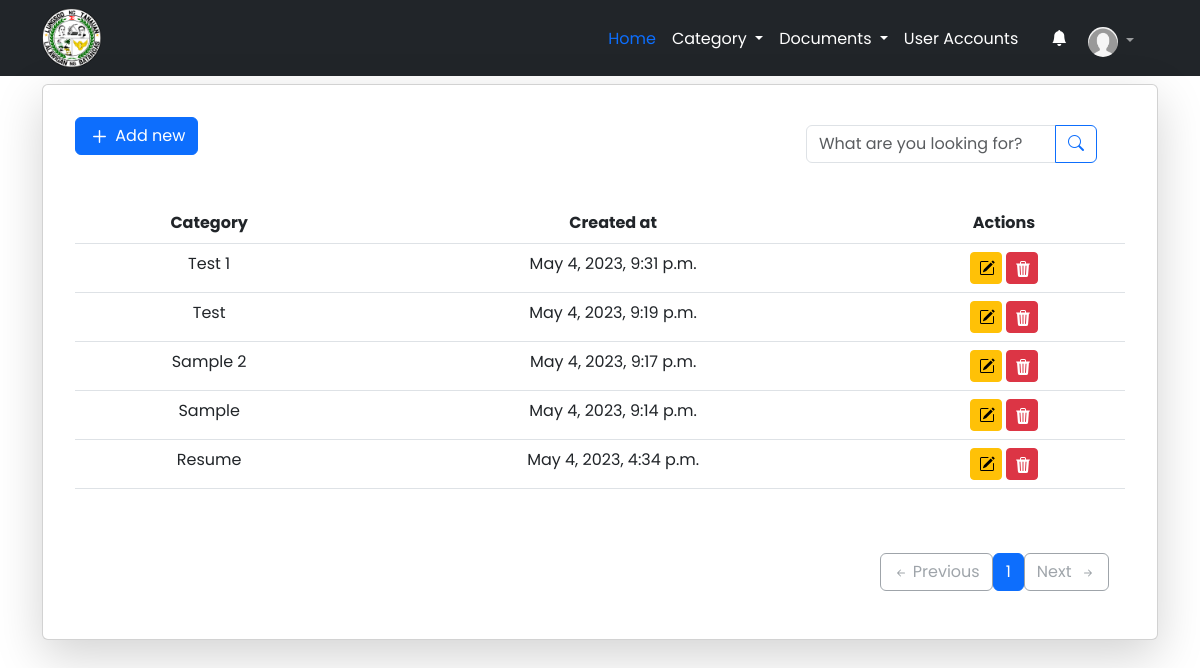
Page /category (signed in) on the committed database.
### apps/models.py (models this page shows, shortened)
class User(AbstractUser):
    USERNAME_FIELD = 'employee_no'# changes email to unique and blank to false
    REQUIRED_FIELDS = []  # removes email from REQUIRED_FIELDS
    username = models.CharField(max_length=255, null=True, blank=True)
    employee_no = models.CharField(max_length=255, unique=True)
    profile_picture = models.ImageField(upload_to="profile_picture", default='default.png')
    middle_name = models.CharField(max_length=255, blank=True)
    address = models.CharField(max_length=255)
    birthday = models.DateField(auto_now_add=False, null=True, blank=True)
    contact = models.CharField(max_length=13)
    sex = models.CharField(max_length=255)
    is_employee = models.BooleanField(default=False)
    is_admin = models.BooleanField(default=False)
    objects = CustomUserManager()
    department = models.OneToOneField("Department", on_delete=models.SET_NULL, null=True)
    class Meta:
        verbose_name = 'User'
        verbose_name_plural = 'Users'

class Category(models.Model):
    id = models.UUIDField(primary_key=True, default=uuid.uuid4, editable=False)
    category = models.CharField(max_length=255, unique=True)
    created_at = models.DateTimeField(auto_now_add=True)
    class Meta:
        verbose_name = 'Category'
        verbose_name_plural = 'Categories'

### apps/views.py (the view)
# urls.py: path('category', category, name="category"),
@login_required(login_url='/login')
def category(request):
    template_name = 'category/category_list.html'
    category = Category.objects.all().order_by('-created_at')
    paginator = Paginator(category, 10)
    page_number = request.GET.get('page')
    category = paginator.get_page(page_number)
    context = {
        "category": category,
        "category_state": "background-color: rgba(212, 210, 210, 1);  color: #fff;",
    }
    return render(request, template_name, context)

### apps/templates/category/category_list.html (shortened to what this page needs)
{% extends 'base.html' %}
{% block content %}
<div class="container mt-2">
  <div class="card shadow-lg">
    <div class="card-body m-3 p-3">
      <div class="mb-5">
        <div class="px-3 py-2 mb-3 float-end">
          <div class="container d-flex flex-wrap justify-content-center">
            <form class="col-12 col-lg-auto mb-2 mb-lg-0 me-lg-auto" role="search" method="get" action=""
              id="search-form" onsubmit="myFunction(); return false;">
              <div class="input-group">
                <input type="search" class="form-control" placeholder="What are you looking for?" aria-label="Search" style="width: 250px;"
                  id="search-input">
                <button class="btn btn-outline-primary" type="button" id="search-button">
                  <i class="bi bi-search"></i>
                </button>
              </div>
            </form>
          </div>
        </div>
        <a href="{% url 'add_new_category' %}" class="btn btn-primary">
          <svg xmlns="http://www.w3.org/2000/svg" fill="none" viewBox="0 0 24 24" stroke-width="1.5"
            stroke="currentColor" style="width:23px; height:23px;">
            <path stroke-linecap="round" stroke-linejoin="round" d="M12 6v12m6-6H6" />
          </svg>
          Add new
        </a>
        <div class="table-responsive mx-auto mt-5">
          <table class="table" id="categoryTable">
            <thead>
              <tr>
                <th scope="col" class="text-center">Category</th>
                <th scope="col" class="text-center">Created at</th>
                <th scope="col" class="text-center">Actions</th>
              </tr>
            </thead>
            {% for list in category %}
            <tr>
              <td class="text-center">{{ list.category }}</td>
              <td class="text-center">{{ list.created_at }}</td>
              <td class="text-center">
                <a href="{% url 'update_category' list.id %}" class="btn btn-warning btn-sm"
                  style="height: 32px; width:32px;">
                </a>
                <button type="button" class="btn btn-danger btn-sm" style="height: 32px; width:32px;"
                  data-bs-toggle="modal" data-bs-target="#exampleModal" onclick="setID('{{ list.id }}')">
                </button>
              </td>
              {% empty %}
            <tr>
              <td colspan="4" class="text-center">No category available</td>
            </tr>
            </tr>
            {% endfor %}
          </table>
        </div>
      </div>
      <div class="d-flex flex-column-reverse flex-sm-row justify-content-sm-end align-items-center m-3">
        <div class="d-inline-flex">
          {% if category.has_previous %}
          <a href="?page={{ category.previous_page_number }}" class="btn btn-outline-secondary rounded-start">
            <svg xmlns="http://www.w3.org/2000/svg" width="16" height="16" fill="currentColor"
              class="bi bi-arrow-left-short" viewBox="0 0 16 16">
              <path fill-rule="evenodd"
                d="M12 8a.5.5 0 0 1-.5.5H5.707l2.147 2.146a.5.5 0 0 1-.708.708l-3-3a.5.5 0 0 1 0-.708l3-3a.5.5 0 1 1 .708.708L5.707 7.5H11.5a.5.5 0 0 1 .5.5z">
              </path>
            </svg>&nbsp;Previous
          </a>
          {% else %}
          <button type="button" disabled class="btn btn-outline-secondary rounded-start disabled">
            <svg xmlns="http://www.w3.org/2000/svg" width="16" height="16" fill="currentColor"
              class="bi bi-arrow-left-short" viewBox="0 0 16 16">
              <path fill-rule="evenodd"
                d="M12 8a.5.5 0 0 1-.5.5H5.707l2.147 2.146a.5.5 0 0 1-.708.708l-3-3a.5.5 0 0 1 0-.708l3-3a.5.5 0 1 1 .708.708L5.707 7.5H11.5a.5.5 0 0 1 .5.5z">
              </path>
            </svg>&nbsp;Previous
          </button>
          {% endif %}
          {% for num in category.paginator.page_range %}
          {% if category.number == num %}
          <button type="button" class="btn btn-primary">
            {{ num }}
          </button>
          {% elif num > category.number|add:-3 and num < category.number|add:3 %} <a href="?page={{ num }}"
            class="btn btn-outline-secondary">
            {{ num }}
            </a>
            {% endif %}
            {% endfor %}
            {% if category.has_next %}
            <a href="?page={{ category.next_page_number }}" class="btn btn-outline-secondary rounded-end">
              Next&nbsp;
              <svg xmlns="http://www.w3.org/2000/svg" width="16" height="16" fill="currentColor"
                class="bi bi-arrow-right-short" viewBox="0 0 16 16">
                <path fill-rule="evenodd"
                  d="M4 8a.5.5 0 0 1 .5-.5h5.793L8.146 5.354a.5.5 0 1 1 .708-.708l3 3a.5.5 0 0 1 0 .708l-3 3a.5.5 0 0 1-.708-.708L10.293 8.5H4.5A.5.5 0 0 1 4 8z">
                </path>
              </svg>
            </a>
            {% else %}
            <button type="button" disabled class="btn btn-outline-secondary rounded-end disabled">
              Next&nbsp;
              <svg xmlns="http://www.w3.org/2000/svg" width="16" height="16" fill="currentColor"
                class="bi bi-arrow-right-short" viewBox="0 0 16 16">
                <path fill-rule="evenodd"
                  d="M4 8a.5.5 0 0 1 .5-.5h5.793L8.146 5.354a.5.5 0 1 1 .708-.708l3 3a.5.5 0 0 1 0 .708l-3 3a.5.5 0 0 1-.708-.708L10.293 8.5H4.5A.5.5 0 0 1 4 8z">
                </path>
              </svg>
            </button>
            {% endif %}
        </div>
      </div>
    </div>
  </div>
  {% endblock %}

### templates/navbar_v2.html (shortened to what this page needs)
{% load static %}
<nav class="navbar navbar-expand-lg navbar-dark bg-dark" aria-label="Offcanvas navbar large">
  <div class="container">
    <img src="{% static 'logo/logopng.png' %}" class="rounded float-start" width="60" height="60">
    <div class="offcanvas offcanvas-end text-bg-dark" tabindex="-1" id="offcanvasNavbar2" aria-labelledby="offcanvasNavbar2Label">
      <div class="offcanvas-body ">
        <ul class="navbar-nav mt-2 justify-content-sm-end  flex-grow-1 pe-3 col-lg-auto">
          <li class="nav-item ">
            <a class="nav-link px-2 text-primary" aria-current="page" href="{% url 'home' %}" style="{{ home_state }}">Home</a>
          </li>
          {% if user.is_admin %}
          <li class="nav-item dropdown">
            <a class="nav-link dropdown-toggle px-2 text-white" href="#" role="button" data-bs-toggle="dropdown" aria-expanded="false">
             Category
            </a>
          </li>
          {% endif %}
          <li class="dropdown">
            <a class="nav-link dropdown-toggle px-2 text-white" href="#" role="button" data-bs-toggle="dropdown" aria-expanded="false">
              Documents
            </a>
          </li>
          {% if user.is_admin %}
          <li class="nav-item">
            <a class="nav-link px-2 text-white" href="{% url 'account' %}" style="{{ account_state }}">User Accounts</a>
          </li>&nbsp;&nbsp;&nbsp;&nbsp;
          {% endif %}
          <li class="nav-item">
            <a class="nav-link px-2 text-white" href="{% url 'activity_history' %}" style="{{ history_state }}" >
              <i class="bi bi-bell-fill"></i>&nbsp;
            </a>
          </li>
          <li class="nav-item dropdown">
            <a class="nav-link dropdown-toggle" href="#" role="button" data-bs-toggle="dropdown" aria-expanded="false">
              <img src="{{ user.profile_picture.url }}" alt="profile picture" width="30" height="30" class="rounded-circle">
            </a>
          </li>
        </ul>
      </div>
    </div>
  </div>
</nav>

### rows in the picture
User: profile_picture (placeholder picture)
Category: category "Test 1", created_at "May 4, 2023, 9:31 p.m."
Category: category "Test", created_at "May 4, 2023, 9:19 p.m."
Category: category "Sample 2", created_at "May 4, 2023, 9:17 p.m."
Category: category "Sample", created_at "May 4, 2023, 9:14 p.m."
Category: category "Resume", created_at "May 4, 2023, 4:34 p.m."

### other values in the picture
{{ num }} "1"
